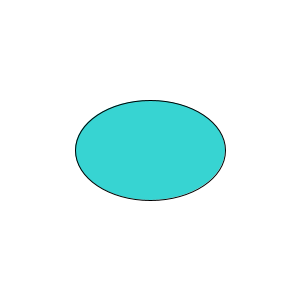
Frame 1 (no input)
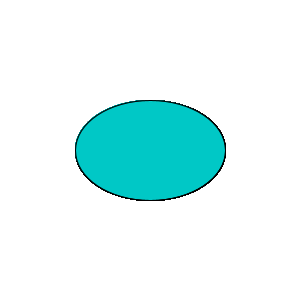
Frame 60 (the mouse pressed at the canvas centre just before this capture)
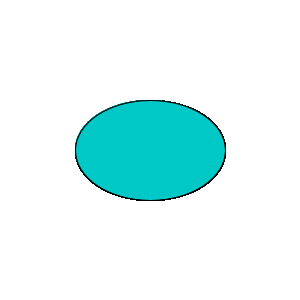
Frame 120 (the mouse held since frame 60 and released just before this capture)

The Processing sketch that drew these frames (run headless with seeded random() and noise(); from frame 60 on, the mouse is pressed at the canvas centre):

// Processing sketch: processing_158420
// ── processing_158420.pde

int counter;

void setup() {  //setup function called initially, only once
  size(300, 300);
  background(255);  //set background white
  colorMode(HSB);   //set colors to Hue, Saturation, Brightness mode
  counter = 0;
}

void draw() {  //draw function loops 
  ellipseMode(CENTER);
  fill(127,255,200,200);
  ellipse(150,150,150,100);
}
